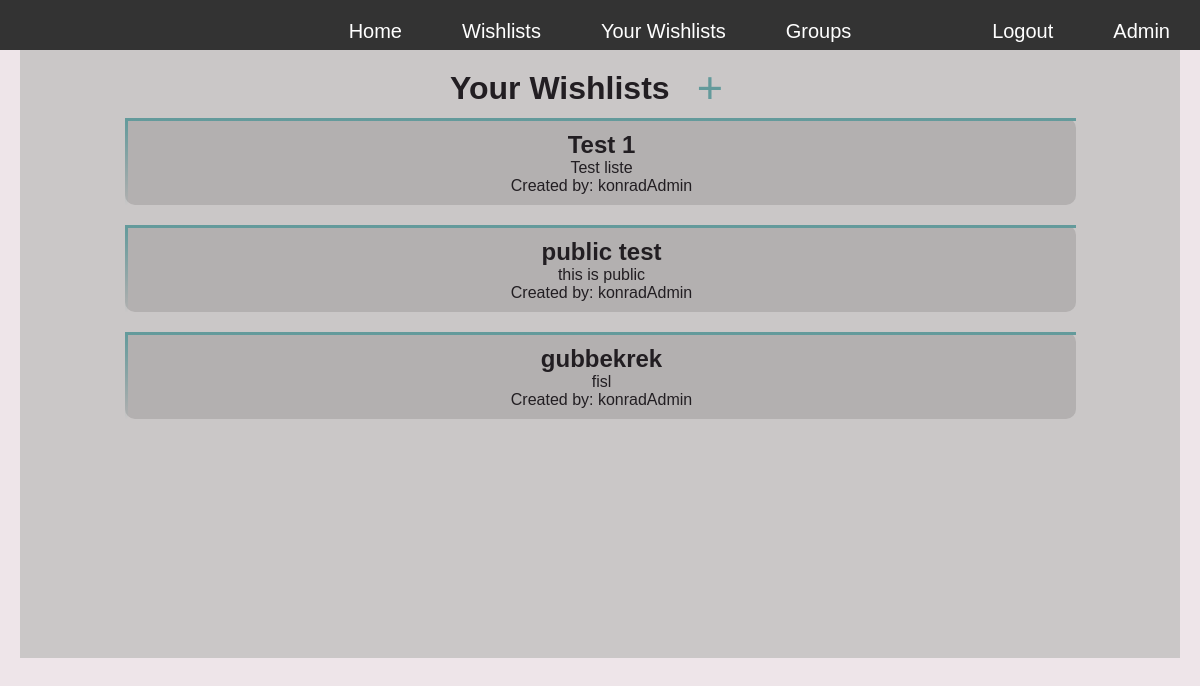
The page /wishlist/your_wishlists (signed in) on the database as committed earlier.
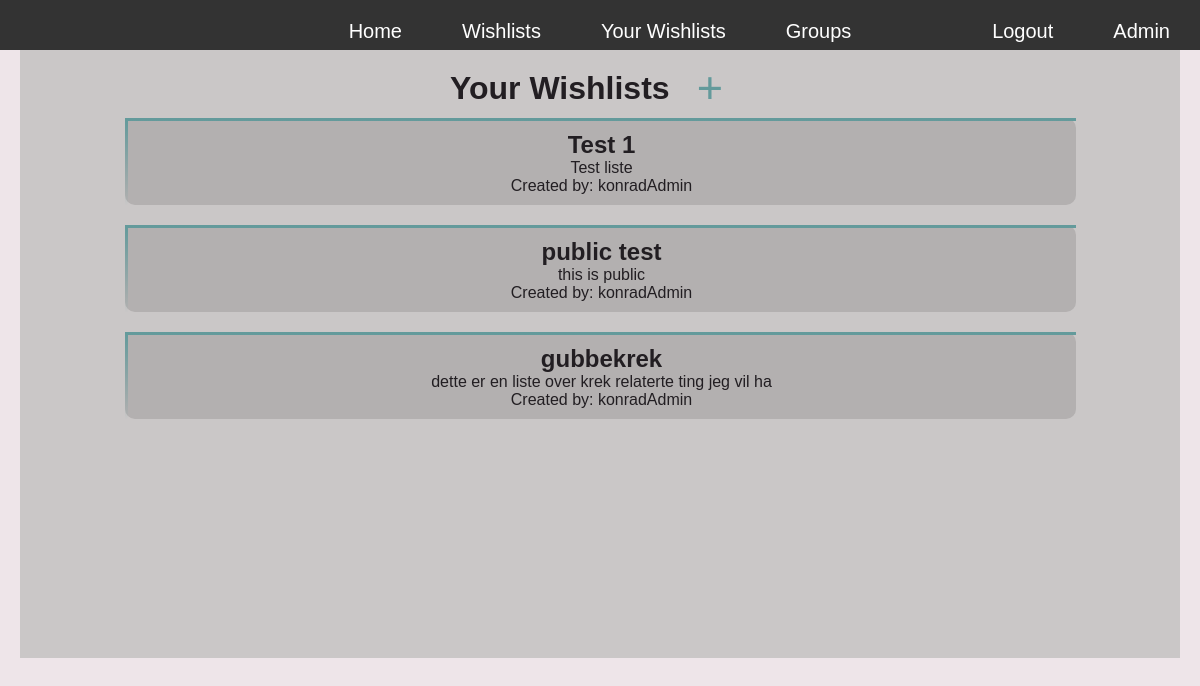
The same page on the database as committed later.
### wishlistManager/models.py (models this page shows, shortened)
class Wishlist(models.Model):
    name = models.CharField(max_length=100)
    description = models.TextField()
    date_created = models.DateTimeField(auto_now_add=True)
    date_modified = models.DateTimeField(auto_now=True)
    privacy_level = models.IntegerField(default=0)
    user = models.ForeignKey('auth.User', related_name='created_wishlists', on_delete=models.CASCADE)
    groups_with_permission = models.ManyToManyField(WishlistGroup, related_name='wishlists', blank=True, null=True)
    users_with_permission = models.ManyToManyField('auth.User', related_name='wishlists', blank=True, null=True)

### wishlistManager/views.py (the view)
# urls.py: path("your_wishlists", views.your_wishlists_view, name="your_wishlists"),
@login_required
def your_wishlists_view(request):
    wishlists = Wishlist.objects.filter(user=request.user)
    context = {'wishlist_list': wishlists}
    return render(request, 'wishlist/your_wishlists.html', context)

### wishlistManager/templates/wishlist/your_wishlists.html (shortened to what this page needs)
{% extends "base.html" %}
{% load static %}
    {% block content %}
        <div class="titlebox">
            <h1>Your Wishlists</h1>
            <form action="{% url 'create_wishlist' %}" method = "get">
                <button class="transparent_button" type="submit">+</button>
            </form>
        </div>
        {% for wishlist in wishlist_list %}
        <a href="{% url 'wishlist_detail' wishlist.id %}">
            <div class= "wishlist">
                <h2>{{ wishlist.name }}</h2>
                {% if wishlist.description %}
                    <p>{{ wishlist.description }}</p>
                {% endif %}
                <p>Created by: {{ wishlist.user }}</p>
            </div>
        </a>
        {% endfor %}
    {% endblock %}

Rows that differ between the two databases and show on the page:
changed Wishlist "gubbekrek": description "fisl" → "dette er en liste over krek relaterte ting jeg vil ha"
